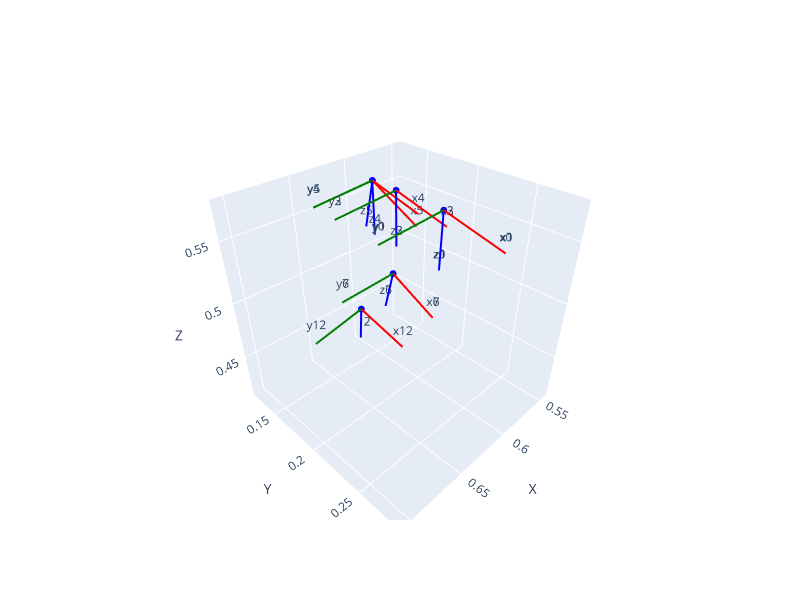

Write notebook code for a chart like this one.
### Code cell
def plot_poses(poses, scale=0.05, axis_labels=True, pose_labels=None, ax=None, figsize=(8, 6)):
    """
    Visualize 4x4 pose matrices as coordinate frames using Plotly.
    - poses: single 4x4 array or iterable/array of shape (N,4,4)
    - scale: length of drawn axes
    - axis_labels: annotate axes ('x','y','z') for each pose
    - ax: ignored (kept for compatibility)
    Returns the plotly Figure.
    """
    poses = np.asarray(poses)
    if poses.ndim == 2 and poses.shape == (4, 4):
        poses = poses[None, ...]
    assert poses.ndim == 3 and poses.shape[1:] == (4, 4), "poses must be (N,4,4) or (4,4)"

    fig = go.Figure()
    all_points = []

    pose_labels = pose_labels if pose_labels is not None else list(range(len(poses)))

    for i, pose in zip(pose_labels, poses):
        t = pose[:3, 3]
        R = pose[:3, :3]
        for vec, color, lbl in zip(R.T, ("red", "green", "blue"), ("x", "y", "z")):
            end = t + vec * scale
            line = np.vstack([t, end])
            fig.add_trace(go.Scatter3d(
                x=line[:, 0], y=line[:, 1], z=line[:, 2],
                mode="lines", line=dict(color=color, width=4), showlegend=False
            ))
            fig.add_trace(go.Scatter3d(
                x=[t[0]], y=[t[1]], z=[t[2]],
                mode="markers", marker=dict(color=color, size=4), showlegend=False
            ))
            if axis_labels:
                fig.add_trace(go.Scatter3d(
                    x=[end[0]], y=[end[1]], z=[end[2]],
                    mode="text", text=[f"{lbl}{i}"], textposition="top center",
                    showlegend=False
                ))
        all_points.extend([t, t + R[:, 0] * scale, t + R[:, 1] * scale, t + R[:, 2] * scale])

    all_points = np.vstack(all_points)
    mins = all_points.min(axis=0)
    maxs = all_points.max(axis=0)
    centers = 0.5 * (mins + maxs)
    radius = (maxs - mins).max() / 2.0

    fig.update_layout(
        scene=dict(
            xaxis=dict(title="X", range=[centers[0] - radius, centers[0] + radius]),
            yaxis=dict(title="Y", range=[centers[1] - radius, centers[1] + radius]),
            zaxis=dict(title="Z", range=[centers[2] - radius, centers[2] + radius]),
            aspectmode='cube',
        ),
        width=figsize[0] * 100,
        height=figsize[1] * 100,
    )
    fig.show()
    # return fig

# Only keep one pose per image
unique_img_df = data.groupby("img").first()
poses = unique_img_df["pose"].values
img_idxes = unique_img_df.index.values

plot_poses(np.stack(poses), pose_labels=img_idxes)

### Figure 1 — Plotly figure (JSON) as saved in the notebook; plotly's stock layout.template omitted (floating-point values rounded to 4 significant figures)
{"data": [{"line": {"color": "red", "width": 4}, "mode": "lines", "showlegend": false, "type": "scatter3d", "x": [0.6176, 0.6217], "y": [0.2336, 0.2827], "z": [0.5795, 0.5708]}, {"marker": {"color": "red", "size": 4}, "mode": "markers", "showlegend": false, "type": "scatter3d", "x": [0.6176], "y": [0.2336], "z": [0.5795]}, {"mode": "text", "showlegend": false, "text": ["x0"], "textposition": "top center", "type": "scatter3d", "x": [0.6217], "y": [0.2827], "z": [0.5708]}, {"line": {"color": "green", "width": 4}, "mode": "lines", "showlegend": false, "type": "scatter3d", "x": [0.6176, 0.6668], "y": [0.2336, 0.2282], "z": [0.5795, 0.5723]}, {"marker": {"color": "green", "size": 4}, "mode": "markers", "showlegend": false, "type": "scatter3d", "x": [0.6176], "y": [0.2336], "z": [0.5795]}, {"mode": "text", "showlegend": false, "text": ["y0"], "textposition": "top center", "type": "scatter3d", "x": [0.6668], "y": [0.2282], "z": [0.5723]}, {"line": {"color": "blue", "width": 4}, "mode": "lines", "showlegend": false, "type": "scatter3d", "x": [0.6176, 0.6096], "y": [0.2336, 0.2256], "z": [0.5795, 0.5308]}, {"marker": {"color": "blue", "size": 4}, "mode": "markers", "showlegend": false, "type": "scatter3d", "x": [0.6176], "y": [0.2336], "z": [0.5795]}, {"mode": "text", "showlegend": false, "text": ["z0"], "textposition": "top center", "type": "scatter3d", "x": [0.6096], "y": [0.2256], "z": [0.5308]}, {"line": {"color": "red", "width": 4}, "mode": "lines", "showlegend": false, "type": "scatter3d", "x": [0.6176, 0.6217], "y": [0.2336, 0.2827], "z": [0.5795, 0.5708]}, {"marker": {"color": "red", "size": 4}, "mode": "markers", "showlegend": false, "type": "scatter3d", "x": [0.6176], "y": [0.2336], "z": [0.5795]}, {"mode": "text", "showlegend": false, "text": ["x1"], "textposition": "top center", "type": "scatter3d", "x": [0.6217], "y": [0.2827], "z": [0.5708]}, {"line": {"color": "green", "width": 4}, "mode": "lines", "showlegend": false, "type": "scatter3d", "x": [0.6176, 0.6668], "y": [0.2336, 0.2282], "z": [0.5795, 0.5723]}, {"marker": {"color": "green", "size": 4}, "mode": "markers", "showlegend": false, "type": "scatter3d", "x": [0.6176], "y": [0.2336], "z": [0.5795]}, {"mode": "text", "showlegend": false, "text": ["y1"], "textposition": "top center", "type": "scatter3d", "x": [0.6668], "y": [0.2282], "z": [0.5723]}, {"line": {"color": "blue", "width": 4}, "mode": "lines", "showlegend": false, "type": "scatter3d", "x": [0.6176, 0.6096], "y": [0.2336, 0.2256], "z": [0.5795, 0.5308]}, {"marker": {"color": "blue", "size": 4}, "mode": "markers", "showlegend": false, "type": "scatter3d", "x": [0.6176], "y": [0.2336], "z": [0.5795]}, {"mode": "text", "showlegend": false, "text": ["z1"], "textposition": "top center", "type": "scatter3d", "x": [0.6096], "y": [0.2256], "z": [0.5308]}, {"line": {"color": "red", "width": 4}, "mode": "lines", "showlegend": false, "type": "scatter3d", "x": [0.6087, 0.6128], "y": [0.1838, 0.2329], "z": [0.5753, 0.5666]}, {"marker": {"color": "red", "size": 4}, "mode": "markers", "showlegend": false, "type": "scatter3d", "x": [0.6087], "y": [0.1838], "z": [0.5753]}, {"mode": "text", "showlegend": false, "text": ["x2"], "textposition": "top center", "type": "scatter3d", "x": [0.6128], "y": [0.2329], "z": [0.5666]}, {"line": {"color": "green", "width": 4}, "mode": "lines", "showlegend": false, "type": "scatter3d", "x": [0.6087, 0.6579], "y": [0.1838, 0.1784], "z": [0.5753, 0.5681]}, {"marker": {"color": "green", "size": 4}, "mode": "markers", "showlegend": false, "type": "scatter3d", "x": [0.6087], "y": [0.1838], "z": [0.5753]}, {"mode": "text", "showlegend": false, "text": ["y2"], "textposition": "top center", "type": "scatter3d", "x": [0.6579], "y": [0.1784], "z": [0.5681]}, {"line": {"color": "blue", "width": 4}, "mode": "lines", "showlegend": false, "type": "scatter3d", "x": [0.6087, 0.6007], "y": [0.1838, 0.1758], "z": [0.5753, 0.5266]}, {"marker": {"color": "blue", "size": 4}, "mode": "markers", "showlegend": false, "type": "scatter3d", "x": [0.6087], "y": [0.1838], "z": [0.5753]}, {"mode": "text", "showlegend": false, "text": ["z2"], "textposition": "top center", "type": "scatter3d", "x": [0.6007], "y": [0.1758], "z": [0.5266]}, {"line": {"color": "red", "width": 4}, "mode": "lines", "showlegend": false, "type": "scatter3d", "x": [0.6087, 0.6128], "y": [0.1838, 0.2329], "z": [0.5753, 0.5666]}, {"marker": {"color": "red", "size": 4}, "mode": "markers", "showlegend": false, "type": "scatter3d", "x": [0.6087], "y": [0.1838], "z": [0.5753]}, {"mode": "text", "showlegend": false, "text": ["x3"], "textposition": "top center", "type": "scatter3d", "x": [0.6128], "y": [0.2329], "z": [0.5666]}, {"line": {"color": "green", "width": 4}, "mode": "lines", "showlegend": false, "type": "scatter3d", "x": [0.6087, 0.6579], "y": [0.1838, 0.1784], "z": [0.5753, 0.5681]}, {"marker": {"color": "green", "size": 4}, "mode": "markers", "showlegend": false, "type": "scatter3d", "x": [0.6087], "y": [0.1838], "z": [0.5753]}, {"mode": "text", "showlegend": false, "text": ["y3"], "textposition": "top center", "type": "scatter3d", "x": [0.6579], "y": [0.1784], "z": [0.5681]}, {"line": {"color": "blue", "width": 4}, "mode": "lines", "showlegend": false, "type": "scatter3d", "x": [0.6087, 0.6007], "y": [0.1838, 0.1758], "z": [0.5753, 0.5266]}, {"marker": {"color": "blue", "size": 4}, "mode": "markers", "showlegend": false, "type": "scatter3d", "x": [0.6087], "y": [0.1838], "z": [0.5753]}, {"mode": "text", "showlegend": false, "text": ["z3"], "textposition": "top center", "type": "scatter3d", "x": [0.6007], "y": [0.1758], "z": [0.5266]}, {"line": {"color": "red", "width": 4}, "mode": "lines", "showlegend": false, "type": "scatter3d", "x": [0.6036, 0.6077], "y": [0.1545, 0.2036], "z": [0.5729, 0.5641]}, {"marker": {"color": "red", "size": 4}, "mode": "markers", "showlegend": false, "type": "scatter3d", "x": [0.6036], "y": [0.1545], "z": [0.5729]}, {"mode": "text", "showlegend": false, "text": ["x4"], "textposition": "top center", "type": "scatter3d", "x": [0.6077], "y": [0.2036], "z": [0.5641]}, {"line": {"color": "green", "width": 4}, "mode": "lines", "showlegend": false, "type": "scatter3d", "x": [0.6036, 0.6528], "y": [0.1545, 0.1491], "z": [0.5729, 0.5657]}, {"marker": {"color": "green", "size": 4}, "mode": "markers", "showlegend": false, "type": "scatter3d", "x": [0.6036], "y": [0.1545], "z": [0.5729]}, {"mode": "text", "showlegend": false, "text": ["y4"], "textposition": "top center", "type": "scatter3d", "x": [0.6528], "y": [0.1491], "z": [0.5657]}, {"line": {"color": "blue", "width": 4}, "mode": "lines", "showlegend": false, "type": "scatter3d", "x": [0.6036, 0.5956], "y": [0.1545, 0.1465], "z": [0.5729, 0.5242]}, {"marker": {"color": "blue", "size": 4}, "mode": "markers", "showlegend": false, "type": "scatter3d", "x": [0.6036], "y": [0.1545], "z": [0.5729]}, {"mode": "text", "showlegend": false, "text": ["z4"], "textposition": "top center", "type": "scatter3d", "x": [0.5956], "y": [0.1465], "z": [0.5242]}, {"line": {"color": "red", "width": 4}, "mode": "lines", "showlegend": false, "type": "scatter3d", "x": [0.6035, 0.6057], "y": [0.1545, 0.2005], "z": [0.5728, 0.5533]}, {"marker": {"color": "red", "size": 4}, "mode": "markers", "showlegend": false, "type": "scatter3d", "x": [0.6035], "y": [0.1545], "z": [0.5728]}, {"mode": "text", "showlegend": false, "text": ["x5"], "textposition": "top center", "type": "scatter3d", "x": [0.6057], "y": [0.2005], "z": [0.5533]}, {"line": {"color": "green", "width": 4}, "mode": "lines", "showlegend": false, "type": "scatter3d", "x": [0.6035, 0.6527], "y": [0.1545, 0.1491], "z": [0.5728, 0.5656]}, {"marker": {"color": "green", "size": 4}, "mode": "markers", "showlegend": false, "type": "scatter3d", "x": [0.6035], "y": [0.1545], "z": [0.5728]}, {"mode": "text", "showlegend": false, "text": ["y5"], "textposition": "top center", "type": "scatter3d", "x": [0.6527], "y": [0.1491], "z": [0.5656]}, {"line": {"color": "blue", "width": 4}, "mode": "lines", "showlegend": false, "type": "scatter3d", "x": [0.6035, 0.5948], "y": [0.1545, 0.1356], "z": [0.5728, 0.5273]}, {"marker": {"color": "blue", "size": 4}, "mode": "markers", "showlegend": false, "type": "scatter3d", "x": [0.6035], "y": [0.1545], "z": [0.5728]}, {"mode": "text", "showlegend": false, "text": ["z5"], "textposition": "top center", "type": "scatter3d", "x": [0.5948], "y": [0.1356], "z": [0.5273]}, {"line": {"color": "red", "width": 4}, "mode": "lines", "showlegend": false, "type": "scatter3d", "x": [0.592, 0.5942], "y": [0.1629, 0.2089], "z": [0.494, 0.4745]}, {"marker": {"color": "red", "size": 4}, "mode": "markers", "showlegend": false, "type": "scatter3d", "x": [0.592], "y": [0.1629], "z": [0.494]}, {"mode": "text", "showlegend": false, "text": ["x6"], "textposition": "top center", "type": "scatter3d", "x": [0.5942], "y": [0.2089], "z": [0.4745]}, {"line": {"color": "green", "width": 4}, "mode": "lines", "showlegend": false, "type": "scatter3d", "x": [0.592, 0.6412], "y": [0.1629, 0.1575], "z": [0.494, 0.4868]}, {"marker": {"color": "green", "size": 4}, "mode": "markers", "showlegend": false, "type": "scatter3d", "x": [0.592], "y": [0.1629], "z": [0.494]}, {"mode": "text", "showlegend": false, "text": ["y6"], "textposition": "top center", "type": "scatter3d", "x": [0.6412], "y": [0.1575], "z": [0.4868]}, {"line": {"color": "blue", "width": 4}, "mode": "lines", "showlegend": false, "type": "scatter3d", "x": [0.592, 0.5833], "y": [0.1629, 0.144], "z": [0.494, 0.4485]}, {"marker": {"color": "blue", "size": 4}, "mode": "markers", "showlegend": false, "type": "scatter3d", "x": [0.592], "y": [0.1629], "z": [0.494]}, {"mode": "text", "showlegend": false, "text": ["z6"], "textposition": "top center", "type": "scatter3d", "x": [0.5833], "y": [0.144], "z": [0.4485]}, {"line": {"color": "red", "width": 4}, "mode": "lines", "showlegend": false, "type": "scatter3d", "x": [0.592, 0.5942], "y": [0.1629, 0.2089], "z": [0.494, 0.4745]}, {"marker": {"color": "red", "size": 4}, "mode": "markers", "showlegend": false, "type": "scatter3d", "x": [0.592], "y": [0.1629], "z": [0.494]}, {"mode": "text", "showlegend": false, "text": ["x7"], "textposition": "top center", "type": "scatter3d", "x": [0.5942], "y": [0.2089], "z": [0.4745]}, {"line": {"color": "green", "width": 4}, "mode": "lines", "showlegend": false, "type": "scatter3d", "x": [0.592, 0.6412], "y": [0.1629, 0.1575], "z": [0.494, 0.4868]}, {"marker": {"color": "green", "size": 4}, "mode": "markers", "showlegend": false, "type": "scatter3d", "x": [0.592], "y": [0.1629], "z": [0.494]}, {"mode": "text", "showlegend": false, "text": ["y7"], "textposition": "top center", "type": "scatter3d", "x": [0.6412], "y": [0.1575], "z": [0.4868]}, {"line": {"color": "blue", "width": 4}, "mode": "lines", "showlegend": false, "type": "scatter3d", "x": [0.592, 0.5833], "y": [0.1629, 0.144], "z": [0.494, 0.4485]}, {"marker": {"color": "blue", "size": 4}, "mode": "markers", "showlegend": false, "type": "scatter3d", "x": [0.592], "y": [0.1629], "z": [0.494]}, {"mode": "text", "showlegend": false, "text": ["z7"], "textposition": "top center", "type": "scatter3d", "x": [0.5833], "y": [0.144], "z": [0.4485]}, {"line": {"color": "red", "width": 4}, "mode": "lines", "showlegend": false, "type": "scatter3d", "x": [0.6091, 0.6066], "y": [0.1411, 0.1885], "z": [0.4566, 0.4408]}, {"marker": {"color": "red", "size": 4}, "mode": "markers", "showlegend": false, "type": "scatter3d", "x": [0.6091], "y": [0.1411], "z": [0.4566]}, {"mode": "text", "showlegend": false, "text": ["x12"], "textposition": "top center", "type": "scatter3d", "x": [0.6066], "y": [0.1885], "z": [0.4408]}, {"line": {"color": "green", "width": 4}, "mode": "lines", "showlegend": false, "type": "scatter3d", "x": [0.6091, 0.6579], "y": [0.1411, 0.14], "z": [0.4566, 0.4456]}, {"marker": {"color": "green", "size": 4}, "mode": "markers", "showlegend": false, "type": "scatter3d", "x": [0.6091], "y": [0.1411], "z": [0.4566]}, {"mode": "text", "showlegend": false, "text": ["y12"], "textposition": "top center", "type": "scatter3d", "x": [0.6579], "y": [0.14], "z": [0.4456]}, {"line": {"color": "blue", "width": 4}, "mode": "lines", "showlegend": false, "type": "scatter3d", "x": [0.6091, 0.5983], "y": [0.1411, 0.1252], "z": [0.4566, 0.4105]}, {"marker": {"color": "blue", "size": 4}, "mode": "markers", "showlegend": false, "type": "scatter3d", "x": [0.6091], "y": [0.1411], "z": [0.4566]}, {"mode": "text", "showlegend": false, "text": ["z12"], "textposition": "top center", "type": "scatter3d", "x": [0.5983], "y": [0.1252], "z": [0.4105]}], "layout": {"height": 600, "scene": {"aspectmode": "cube", "xaxis": {"range": [0.5405, 0.7096], "title": {"text": "X"}}, "yaxis": {"range": [0.1194, 0.2884], "title": {"text": "Y"}}, "zaxis": {"range": [0.4105, 0.5795], "title": {"text": "Z"}}}, "width": 800}}
